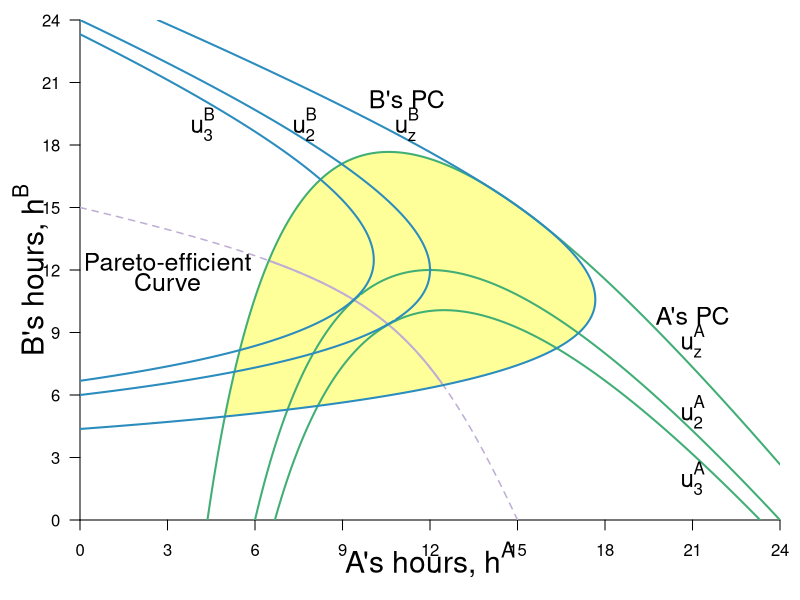

Write the R code that produced this figure.
require(shape)
pdf(file = "coordination_failures/coord_fallback_pareto_new.pdf", width = 9, height = 7)

#Set parameters for graphics
pointsize <- 1.8
axislabelsize <- 1.8
labelsize <- 1.5
namesize <- 1.8
annotatesize <- 1.5
graphlinewidth <- 2
segmentlinewidth <- 1.5

COL <- c("#7fc97f", "#beaed4", "#fdc086", "#ffff99", "#386cb0", "#f0027f", "#bf5b17", "#666666")
COLA <- c("#99d8c9","#66c2a4","#41ae76", "#238b45", "#005824")
COLB <- c("#4eb3d3", "#2b8cbe", "#0868ac","#084081")

par(mar =  c(4, 4, 1, 1))

uA <- function(ea, eb, alpha = 30, beta = 1/2) {
  (alpha - beta*(ea+eb))*ea - 0.5*(ea)^2
}

uB <- function(ea, eb, alpha = 30, beta = 1/2) {
  (alpha - beta*(ea+eb))*eb - 0.5*(eb)^2
}

brfB <- function(ea, alpha = 30, beta = 1/2) {
  (alpha - beta*ea)/(1 + 2*beta)
}

brfA <- function(ea, alpha = 30, beta = 1/2) {
  (alpha - ea*(1 + 2*beta))/(beta)
}

brfPE <- function(ea, alpha = 30, beta = 1/8) {
  alpha*(1 - beta*ea)
}

hANE <- function(alpha, beta = 1/2){
  alpha/(1 + 3*beta)
}

hApEff <- function(alpha, beta = 1/2){
  alpha/(2 + 4*beta)
}

hApEff2 <- function(alpha, beta = 1/2){
  alpha/(1 + 4*beta)
}

intercept1 <- function(alpha, beta = 1/2){
  alpha/(1 + 2*beta)
}

PEC <- function(ea, alpha = 30, beta = 1/2){
  a = beta*(1+2*beta);
  b = -alpha*(1+3*beta)+(1+2*beta)^2*ea;
  c = alpha^2 - alpha*(1+3*beta)*ea+ beta*(1+2*beta)*ea^2
  delta = b^2-4*a*c
  return((-b-sqrt(delta))/(2*a))
}

indiffA <- function(ea, alpha = 30, beta = 1/2, uA = 144) {
  (alpha*ea - beta*(ea)^2 - 0.5*(ea)^2 - uA)/(beta*ea)
}

indiffBroot1 <- function(ea, alpha = 30, beta = 30, uB = 144){
  (-sqrt(alpha^2 - 2*alpha*beta*ea + beta^2*ea^2 - 4*beta*uB - 2*uB) + alpha - beta*ea)/(2*beta + 1)
}

indiffBroot2 <- function(ea, alpha = 30, beta = 30, uB = 144){
  (sqrt(alpha^2 - 2*alpha*beta*ea + beta^2*ea^2 - 4*beta*uB - 2*uB) + alpha - beta*ea)/(2*beta + 1)
}


xlims <- c(0, 24)
ylims <- c(0, 24)

npts <- 501 
x <- seq(xlims[1], xlims[2], length.out = npts)
y <- seq(ylims[1], ylims[2], length.out = npts) 
a <- c(112, 
       uA(hANE(alpha = 30, beta = 1/2), hANE(alpha = 30, beta = 1/2)),
       #uA(hApEff2(alpha = 30, beta = 1/2), hApEff2(alpha = 30, beta = 1/2)),
       155.8)
b <- c(112, 
       uA(hANE(alpha = 30, beta = 1/2),hANE(alpha = 30, beta = 1/2)), 
       #uB(hApEff2(alpha = 30, beta = 1/2), hApEff2(alpha = 30, beta = 1/2)), 
       155.8)

plot(0, 0, xlim = xlims, ylim = ylims, type = "n",
     xlab = expression(paste("")),
     ylab = expression(paste("")), 
     xaxt = "n", 
     yaxt = "n", 
     cex.lab = axislabelsize, 
     bty = "n",
     xaxs="i", 
     yaxs="i")


# ticksy <- c(ylims[1], ylims[2])
# ylabels <- c(NA, NA)
# ticksx <- c(xlims[1], xlims[2])
# xlabels <- c(NA, NA)
ticksy <- seq(ylims[1], ylims[2], 3)
ylabels <- seq(ylims[1], ylims[2], 3)
ticksx <- seq(xlims[1], xlims[2], 3)
xlabels <- seq(xlims[1], xlims[2], 3)


axis(1, at = ticksx,  pos = 0, labels = xlabels)
#text(x = c(0, hApEff2(alpha = 30), hANE(alpha = 30), intercept1(alpha = 30), xlims[2]), par("usr")[3] - 0.4, labels = xlabels, srt = 0, pos = 1, xpd = TRUE)

axis(2, at = ticksy, pos = 0, labels = ylabels, las = 1)

npts <- 500 
xx1 <- seq(xlims[1], xlims[2], length.out = npts)
xx2 <- seq(8.05, 11.55, length.out = npts)

#Polygon for the P-Improving Lens
#xpoly1 <- seq(from = 6.3, to = 13.65, length.out = 500)
xpoly1 <- seq(from = 5, to = 14.2, length.out = 500)
ypoly1 <- indiffA(xpoly1, uA = 112, alpha = 30, beta = 1/2)
ypoly2 <- indiffBroot1(xpoly1, uB = 112, alpha = 30, beta = 1/2)
polygon(x = c(xpoly1, rev(xpoly1)), y = c(ypoly1, rev(ypoly2)), col = COL[4], density = NULL, border = NA)

xpoly1 <- seq(from = 14.2, to = 17.65, length.out = 500)
ypoly1 <- indiffBroot2(xpoly1, uB = 112, alpha = 30, beta = 1/2)
ypoly2 <- indiffBroot1(xpoly1, uB = 112, alpha = 30, beta = 1/2)
polygon(x = c(xpoly1, rev(xpoly1)), y = c(ypoly1, rev(ypoly2)), col = COL[4], density = NULL, border = NA)

#xx2 <- seq(8.05, 11.55, length.out = npts)
xx2 <- seq(0, 15, length.out = npts)
xx3 <- seq(6.5, 12.4, length.out = npts)

#Pareto-efficient curve line
lines(xx2, PEC(xx2, alpha = 30, beta = 1/2), col = COL[2], lty = 2, lwd = segmentlinewidth)
lines(xx3, PEC(xx3, alpha = 30, beta = 1/2), col = COL[2], lwd = graphlinewidth)

contour(y, x,
        outer(x, y, uA),
        drawlabels = FALSE,
        col = COLA[3],
        lwd = graphlinewidth,
        levels = a,
        xaxs="i",
        yaxs="i",
        add = TRUE)

text(0.5*xlims[2], -1.9, expression(paste("A's hours, ", h^A)), xpd = TRUE, cex = axislabelsize)
text(-1.7, 0.5*ylims[2], expression(paste("B's hours, ", h^B)), xpd = TRUE, cex = axislabelsize, srt = 90)

contour(x, y,
        outer(x, y, uB),
        drawlabels = FALSE,
        col = COLB[2],
        lwd = graphlinewidth,
        levels = b,
        add = TRUE
)

text(3, 12.4, expression("Pareto-efficient"), cex = annotatesize)
text(3, 11.4, expression("Curve"), cex = annotatesize)
#Arrows(5.7, 10, 9.6, 10, col = "black", lty = 1, lwd = 2, arr.type = "triangle", arr.lwd = 0.5)

# text(11.1, 3.5, expression("Pareto-improving"), cex = annotatesize)
# text(11.1, 3, expression("lens"), cex = annotatesize)
# Arrows(11.1, 3.8, 11.1, 10.8, col = "black", lty = 1, lwd = 2, arr.type = "triangle", arr.lwd = 0.5)

#Label the indifference curves for A
# text(3.5, 0.8, expression(u[z]^A), cex = labelsize -.05)
# text(5.7, 0.8, expression(u[2]^A), cex = labelsize - 0.05)
# text(7.3, 0.8, expression(u[3]^A), cex = labelsize - 0.05)

text(21, 8.6, expression(u[z]^A), cex = labelsize -.05)
text(21, 5.2, expression(u[2]^A), cex = labelsize - 0.05)
text(21, 2, expression(u[3]^A), cex = labelsize - 0.05)

text(21, 9.8, expression(paste("A's PC")), xpd = TRUE, cex = annotatesize)

#Label the indifference curves for B

text(11.2, 19, expression(u[z]^B), cex = labelsize - 0.05)
text(7.7, 19, expression(u[2]^B), cex = labelsize - 0.05)
text(4.2, 19, expression(u[3]^B), cex = labelsize - 0.05)

text(11.2, 20.2, expression(paste("B's PC")), xpd = TRUE, cex = annotatesize)

dev.off()
